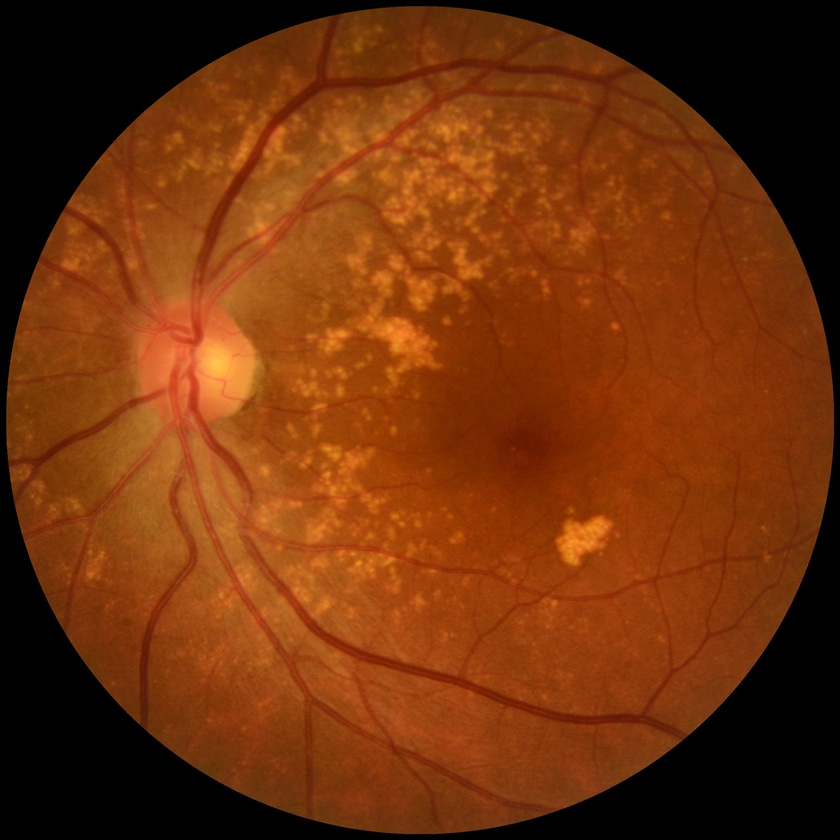
#> input picture segmentation/Implementation_U_Net/imgDeep/158_left.jpg, 840 x 840 px, shrunk from 2400 x 2400 before the run, found by its file name
$ jupyter execute masking.ipynb
#> lines starting #> are read from the running program, lines starting #| are printed output that depends on the picture; after the words box and inside, x2 and y2 are one past the last pixel; in counts of white or black regions, pixels touching at a corner belong together
[cell 1]
import cv2
import numpy as np

[cell 2]
# read input image
img = cv2.imread('158_left.jpg')
#> img is the input picture: shape (840, 840, 3); mean B, G, R 11, 49.3, 111.7

# Convert BGR to HSV
hsv = cv2.cvtColor(img, cv2.COLOR_BGR2HSV)
#> hsv: shape (840, 840, 3); mean H, S, V 10.3, 183.5, 111.7

# define range of blue color in HSV
lower_yellow = np.array([15,50,180])
upper_yellow = np.array([40,255,255])

# Create a mask. Threshold the HSV image to get only yellow colors
mask = cv2.inRange(hsv, lower_yellow, upper_yellow)
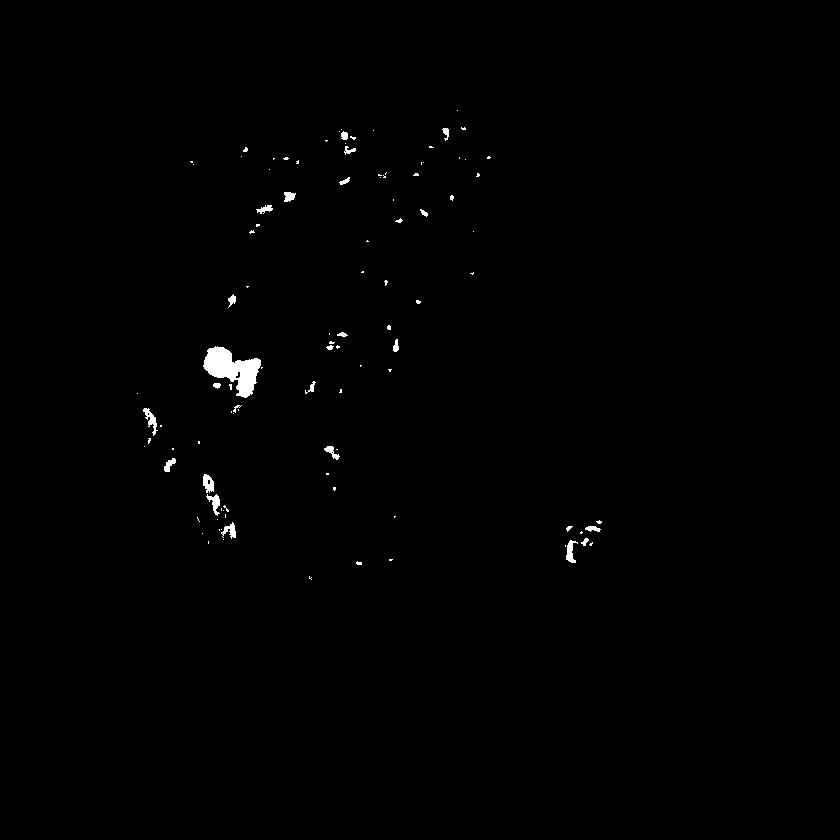
#> mask: shape (840, 840); 0.53% white; 105 white regions (79 under 20 px), largest, box (x1, y1, x2, y2) and area: (203, 346, 261, 398) 1550, (143, 408, 158, 436) 156, (203, 474, 214, 493) 148

# Bitwise-AND mask and original image
result = cv2.bitwise_and(img,img, mask= mask)

# display the mask and masked image
cv2.imwrite('Mask.jpg',mask)
cv2.waitKey(0)
cv2.imwrite('Masked Image.jpg',result)
cv2.waitKey(0)
cv2.destroyAllWindows()


$ run again, with segmentation/Implementation_U_Net/imgDeep/102_left.jpg copied over segmentation/Implementation_U_Net/imgDeep/158_left.jpg
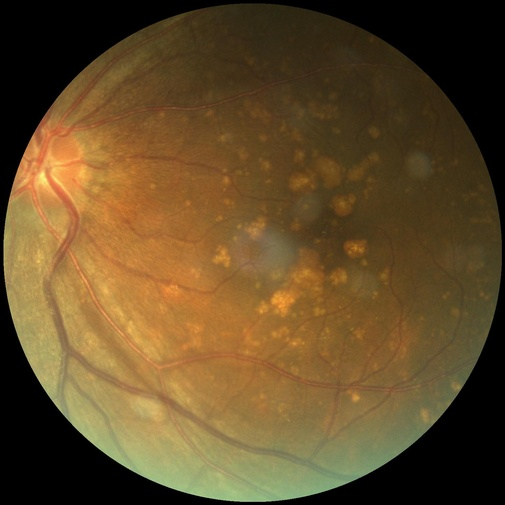
#> input picture segmentation/Implementation_U_Net/imgDeep/102_left.jpg, 505 x 505 px, shrunk from 1444 x 1444 before the run, found by its file name
#> img is the input picture: shape (505, 505, 3); mean B, G, R 40.4, 75.7, 98.7
#> hsv: shape (505, 505, 3); mean H, S, V 17.2, 125.3, 99.5
#> `mask = cv2.inRange(hsv, lower_yellow, upper_yellow)`:
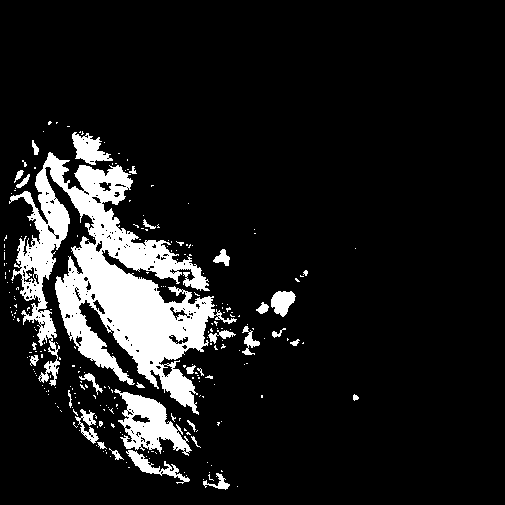
#> mask: shape (505, 505); 11.3% white; 247 white regions (216 under 20 px), largest, box (x1, y1, x2, y2) and area: (9, 152, 237, 415) 22054, (114, 389, 192, 456) 2304, (72, 132, 113, 165) 711
#> `result = cv2.bitwise_and(img,img, mask= mask)`:
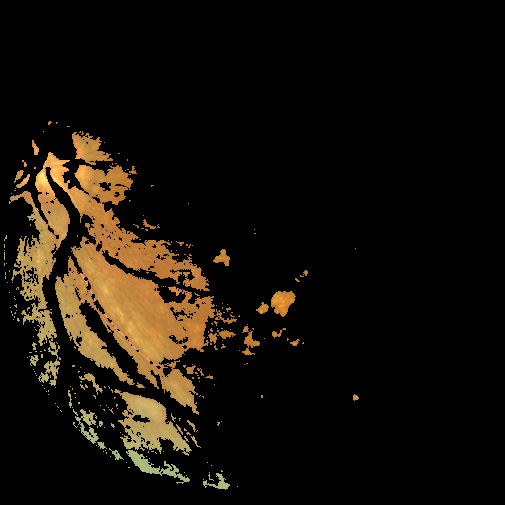
#> result: shape (505, 505, 3); mean B, G, R 8.5, 16.3, 21.9

$ run again, with segmentation/Implementation_U_Net/imgDeep/1104_left.jpg copied over segmentation/Implementation_U_Net/imgDeep/158_left.jpg
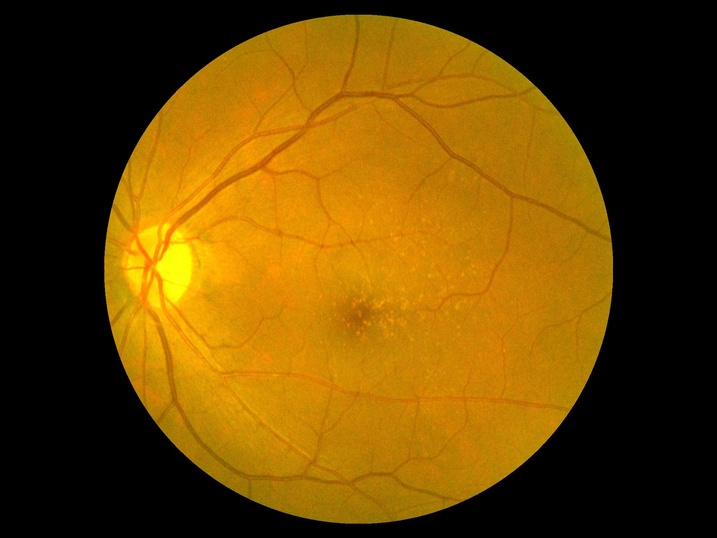
#> input picture segmentation/Implementation_U_Net/imgDeep/1104_left.jpg, 717 x 538 px, shrunk from 2048 x 1536 before the run, found by its file name
#> img is the input picture: shape (538, 717, 3); mean B, G, R 2.6, 69.9, 105.7
#> hsv: shape (538, 717, 3); mean H, S, V 12.7, 140.1, 105.8
#> `mask = cv2.inRange(hsv, lower_yellow, upper_yellow)`:
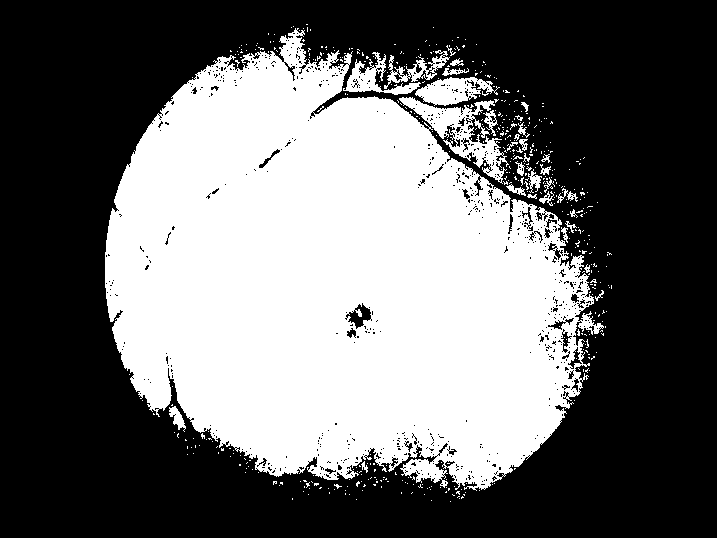
#> mask: shape (538, 717); 41.5% white; 500 white regions (468 under 20 px), largest, box (x1, y1, x2, y2) and area: (105, 28, 604, 491) 151230, (399, 97, 509, 184) 2687, (415, 77, 500, 106) 1359
#> `result = cv2.bitwise_and(img,img, mask= mask)`:
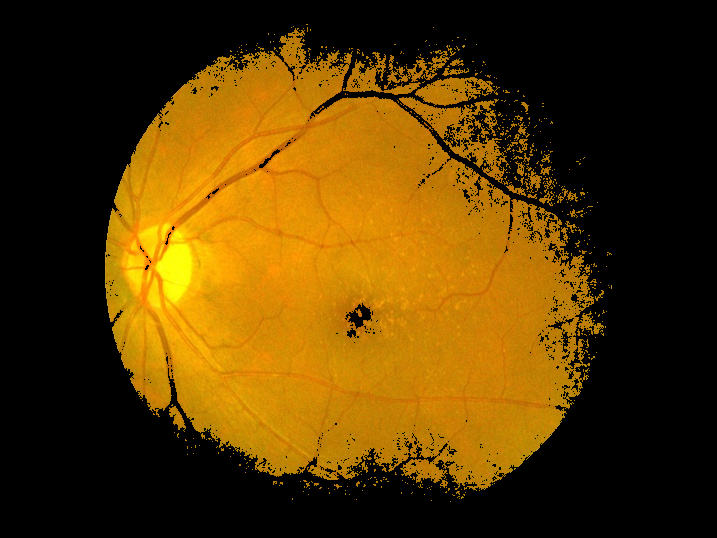
#> result: shape (538, 717, 3); mean B, G, R 1.9, 56.5, 86.5
